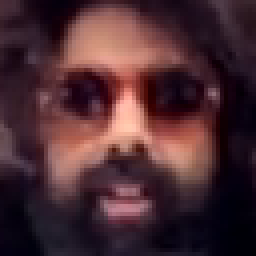
//> input picture code/testOpenCV/faces/102.png, 64 x 64 px, given in place of Thank_You_Mom-vimeo-480x270.mp4, which was not available (shown 4 times larger)
$ ./main   (built with g++ and OpenCV 4)
//> lines starting //> are read from the running program, lines starting //| are printed output that depends on the picture; after the words box and inside, x2 and y2 are one past the last pixel; in counts of white or black regions, pixels touching at a corner belong together; pictures that were not available may be replaced by others from this repository, and a replacement may not be noted
### code/testOpenCV/BinarySearchTree.cpp
#include <iostream>
#include <opencv2/opencv.hpp>
#include <string>

using namespace std;
using namespace cv;

class BinarySearchTree{

    struct BinarySearchTreeNode {
        Mat image;
        int key;
        BinarySearchTreeNode* left;
        BinarySearchTreeNode* right;
    };

    const int DIFFERENT = 1700;
    const int SIMILAR = 1300;
    int counter;
    BinarySearchTreeNode* root;


    // [10 lines left out: function makeEmpty, not called in this run]

    BinarySearchTreeNode* insert(Mat x, BinarySearchTreeNode* t)
    {

        if(t == nullptr)
        {
            t = new BinarySearchTreeNode();
            t->key = ++counter;
            t->image = x;
            t->left =  nullptr;
            t->right = nullptr;

        }
        else if(SIMILAR < euclideanDistance(t->image, x)
        && DIFFERENT > euclideanDistance(t->image, x)){
            t->left = insert(x, t->left);
        }
        else if(DIFFERENT <= euclideanDistance(t->image, x))
        {
            t->right = insert(x, t->right);
        }
        else
        {
            //cout << "Distancia euclidea (Igual): " << euclideanDistance(t->image, x) << endl;
            //changes the image
            t->image = x;
            cout << "Misma cara." << endl;
        }
        //cout << "Distancia euclidea: " << euclideanDistance(t->image, x) << endl;

        cout << "ID: " << t->key << endl;
        return t;


    }

    // [11 lines left out: function inorder, not called in this run]
public:
    BinarySearchTree() {
        counter = 0;
        root = nullptr;
    }

    ~BinarySearchTree() {
        root = makeEmpty(root);
    }

    double euclideanDistance(Mat img1, Mat img2){
        return norm(img1, img2,NORM_L2);
    }

    void insert(Mat x) {
        root = insert(x, root);
    }

    // [4 lines left out: function display, not called in this run]
};

### code/testOpenCV/main.cpp
#include <iostream>
#include <opencv2/opencv.hpp>
#include <string>
#include "BinarySearchTree.cpp"

using namespace cv;
using namespace std;

int main() {
    BinarySearchTree* tree = new BinarySearchTree();

    VideoCapture capture("/Users/a_hognose_snake/CLionProjects/testOpenCV/videos/Thank_You_Mom-vimeo-480x270.mp4");

    CascadeClassifier detector;

    if (!detector.load("/Users/a_hognose_snake/CLionProjects/testOpenCV/opencv2/haarcascade_frontalface_alt.xml"))
        cout << "No se puede abrir clasificador." << endl;


    while (true){
        Mat dest, gray, imagen;

        capture >> imagen;
//> imagen is the input picture: 64 rows x 64 cols, CV_8UC3; mean B, G, R 50.3, 44.1, 75.1

        cvtColor(imagen, gray, COLOR_BGR2GRAY);
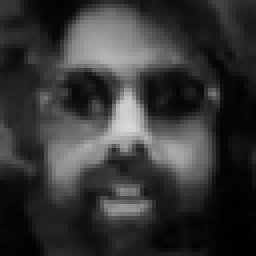
//> gray: 64 rows x 64 cols, CV_8UC1 (shown 4 times larger); min 0, max 215, mean 54
        equalizeHist(gray, dest);
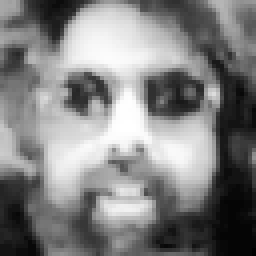
//> dest: 64 rows x 64 cols, CV_8UC1 (shown 4 times larger); min 0, max 255, mean 128.8

        vector<Rect> faces;

        detector.detectMultiScale(dest, faces, 1.2, 3, 0, Size(25, 25));
//> faces = 1 Rect (x, y, width, height): [5, 3, 54, 54]

        for (int i = 0; i < faces.size(); i++){

            // Segundo de la deteccion (frame) donde encuentra la cara
            long timeStamp = capture.get(1);

            // Dato que tiene la informacion por frame de cara detectado
            // rc = datos de 1 cara
            Rect rc = faces[i];

            // Corta y separa la cara del frame del video
            Mat imgCrop = imagen(rc);

            // Muestra la imagen de la cara detectada en una nueva ventana
            imshow(to_string(i),imgCrop);

            // Guarda el crop de la cara detectada en en una carpeta segun el timeStamp
            imwrite("/Users/a_hognose_snake/CLionProjects/testOpenCV/faces/"+to_string(timeStamp)+ ".png", imgCrop);

            rectangle(imagen, Point(rc.x, rc.y), Point(rc.x + rc.width, rc.y + rc.height), CV_RGB(255, 0, 0), 2);


        }
//> this loop made 1 pass
//> pass 1, `Mat imgCrop = imagen(rc);`:
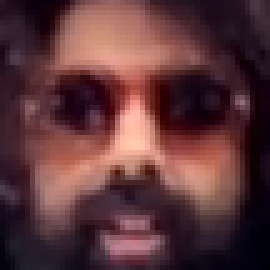
//> imgCrop: 54 rows x 54 cols, CV_8UC3 (shown 5 times larger); mean B, G, R 58.3, 54.6, 93
//> after the loop:
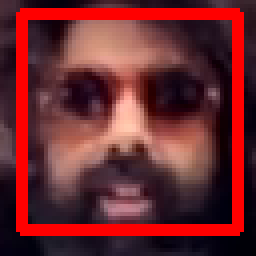
//> imagen: 64 rows x 64 cols, CV_8UC3 (shown 4 times larger); 15.72% of pixels changed, all inside (x1, y1, x2, y2) = (4, 2, 61, 59)
        imshow("Taller EDD", imagen);
        // Insertar al arbol y mostrar ID's
        tree->insert(imagen);

        if (waitKey(1) >= 0){
//> the Esc key is pressed
            break;
        }
    }
    return 0;
}

$ run again, on code/testOpenCV/faces/12.png
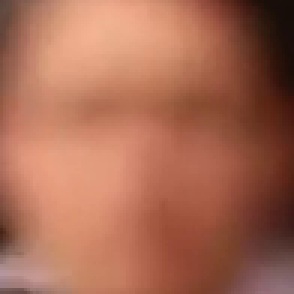
//> input picture code/testOpenCV/faces/12.png, 98 x 98 px, given in place of Thank_You_Mom-vimeo-480x270.mp4, which was not available (shown 3 times larger)
//> imagen is the input picture: 98 rows x 98 cols, CV_8UC3; mean B, G, R 83.6, 106, 168.4
//> `cvtColor(imagen, gray, COLOR_BGR2GRAY);`:
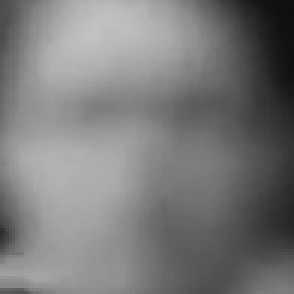
//> gray: 98 rows x 98 cols, CV_8UC1 (shown 3 times larger); min 15, max 194, mean 122
//> `equalizeHist(gray, dest);`:
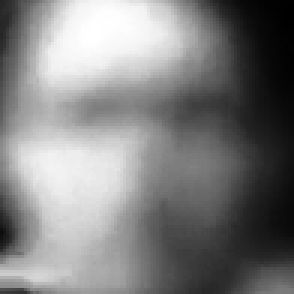
//> dest: 98 rows x 98 cols, CV_8UC1 (shown 3 times larger); min 0, max 255, mean 128.3
//> faces = empty
